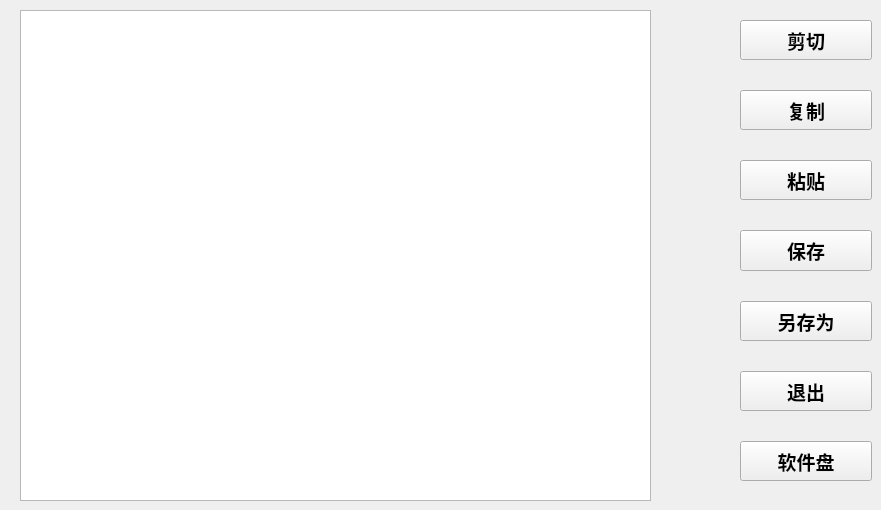
      <widget class="QWidget" name="prog_2">
       <widget class="QWidget" name="layoutWidget7">
        <property name="geometry">
         <rect>
          <x>740</x>
          <y>20</y>
          <width>132</width>
          <height>461</height>
         </rect>
        </property>
        <layout class="QVBoxLayout" name="progEditingLayout">
         <property name="spacing">
          <number>30</number>
         </property>
         <item>
          <widget class="QPushButton" name="editButton_1">
           <property name="sizePolicy">
            <sizepolicy hsizetype="Minimum" vsizetype="Expanding">
             <horstretch>0</horstretch>
             <verstretch>0</verstretch>
            </sizepolicy>
           </property>
           <property name="font">
            <font>
             <family>Ubuntu Mono</family>
             <pointsize>14</pointsize>
             <weight>75</weight>
             <bold>true</bold>
            </font>
           </property>
           <property name="styleSheet">
            <string notr="true"/>
           </property>
           <property name="text">
            <string>剪切</string>
           </property>
          </widget>
         </item>
         <item>
          <widget class="QPushButton" name="editButton_2">
           <property name="sizePolicy">
            <sizepolicy hsizetype="Minimum" vsizetype="Expanding">
             <horstretch>0</horstretch>
             <verstretch>0</verstretch>
            </sizepolicy>
           </property>
           <property name="font">
            <font>
             <family>Ubuntu Mono</family>
             <pointsize>14</pointsize>
             <weight>75</weight>
             <bold>true</bold>
            </font>
           </property>
           <property name="styleSheet">
            <string notr="true"/>
           </property>
           <property name="text">
            <string>复制</string>
           </property>
          </widget>
         </item>
         <item>
          <widget class="QPushButton" name="editButton_3">
           <property name="sizePolicy">
            <sizepolicy hsizetype="Minimum" vsizetype="Expanding">
             <horstretch>0</horstretch>
             <verstretch>0</verstretch>
            </sizepolicy>
           </property>
           <property name="font">
            <font>
             <family>Ubuntu Mono</family>
             <pointsize>14</pointsize>
             <weight>75</weight>
             <bold>true</bold>
            </font>
           </property>
           <property name="styleSheet">
            <string notr="true"/>
           </property>
           <property name="text">
            <string>粘贴</string>
           </property>
          </widget>
         </item>
         <item>
          <widget class="QPushButton" name="editButton_4">
           <property name="sizePolicy">
            <sizepolicy hsizetype="Minimum" vsizetype="Expanding">
             <horstretch>0</horstretch>
             <verstretch>0</verstretch>
            </sizepolicy>
           </property>
           <property name="font">
            <font>
             <family>Ubuntu Mono</family>
             <pointsize>14</pointsize>
             <weight>75</weight>
             <bold>true</bold>
            </font>
           </property>
           <property name="styleSheet">
            <string notr="true"/>
           </property>
           <property name="text">
            <string>保存</string>
           </property>
          </widget>
         </item>
         <item>
          <widget class="QPushButton" name="editButton_5">
           <property name="sizePolicy">
            <sizepolicy hsizetype="Minimum" vsizetype="Expanding">
             <horstretch>0</horstretch>
             <verstretch>0</verstretch>
            </sizepolicy>
           </property>
           <property name="font">
            <font>
             <family>Ubuntu Mono</family>
             <pointsize>14</pointsize>
             <weight>75</weight>
             <bold>true</bold>
            </font>
           </property>
           <property name="styleSheet">
            <string notr="true"/>
           </property>
           <property name="text">
            <string>另存为</string>
           </property>
          </widget>
         </item>
         <item>
          <widget class="QPushButton" name="editButton_6">
           <property name="sizePolicy">
            <sizepolicy hsizetype="Minimum" vsizetype="Expanding">
             <horstretch>0</horstretch>
             <verstretch>0</verstretch>
            </sizepolicy>
           </property>
           <property name="font">
            <font>
             <family>Ubuntu Mono</family>
             <pointsize>14</pointsize>
             <weight>75</weight>
             <bold>true</bold>
            </font>
           </property>
           <property name="styleSheet">
            <string notr="true"/>
           </property>
           <property name="text">
            <string>退出</string>
           </property>
          </widget>
         </item>
         <item>
          <widget class="QPushButton" name="editButton_7">
           <property name="sizePolicy">
            <sizepolicy hsizetype="Minimum" vsizetype="Expanding">
             <horstretch>0</horstretch>
             <verstretch>0</verstretch>
            </sizepolicy>
           </property>
           <property name="font">
            <font>
             <family>Ubuntu Mono</family>
             <pointsize>14</pointsize>
             <weight>75</weight>
             <bold>true</bold>
            </font>
           </property>
           <property name="styleSheet">
            <string notr="true"/>
           </property>
           <property name="text">
            <string>软件盘</string>
           </property>
          </widget>
         </item>
        </layout>
       </widget>
       <widget class="QPushButton" name="scrollup_3">
        <property name="geometry">
         <rect>
          <x>660</x>
          <y>20</y>
          <width>80</width>
          <height>80</height>
         </rect>
        </property>
        <property name="sizePolicy">
         <sizepolicy hsizetype="Minimum" vsizetype="Expanding">
          <horstretch>0</horstretch>
          <verstretch>0</verstretch>
         </sizepolicy>
        </property>
        <property name="focusPolicy">
         <enum>Qt::NoFocus</enum>
        </property>
        <property name="styleSheet">
         <string notr="true">border:none;background-color:transparent;</string>
        </property>
        <property name="icon">
         <iconset resource="images.qrc">
          <normaloff>:/images/arrowup.png</normaloff>:/images/arrowup.png</iconset>
        </property>
        <property name="iconSize">
         <size>
          <width>75</width>
          <height>75</height>
         </size>
        </property>
       </widget>
       <widget class="QPushButton" name="scrolldown_3">
        <property name="geometry">
         <rect>
          <x>660</x>
          <y>410</y>
          <width>80</width>
          <height>80</height>
         </rect>
        </property>
        <property name="sizePolicy">
         <sizepolicy hsizetype="Minimum" vsizetype="Expanding">
          <horstretch>0</horstretch>
          <verstretch>0</verstretch>
         </sizepolicy>
        </property>
        <property name="focusPolicy">
         <enum>Qt::NoFocus</enum>
        </property>
        <property name="styleSheet">
         <string notr="true">border:none;background-color:transparent;</string>
        </property>
        <property name="icon">
         <iconset resource="images.qrc">
          <normaloff>:/images/arrowdown.png</normaloff>:/images/arrowdown.png</iconset>
        </property>
        <property name="iconSize">
         <size>
          <width>75</width>
          <height>75</height>
         </size>
        </property>
       </widget>
       <widget class="QWidget" name="verticalLayoutWidget_3">
        <property name="geometry">
         <rect>
          <x>20</x>
          <y>10</y>
          <width>631</width>
          <height>491</height>
         </rect>
        </property>
        <layout class="QVBoxLayout" name="verticalLayout_6" stretch="6">
         <property name="spacing">
          <number>10</number>
         </property>
         <item>
          <widget class="QPlainTextEdit" name="progTextEdit">
           <property name="font">
            <font>
             <family>Ubuntu Mono</family>
             <pointsize>16</pointsize>
             <weight>75</weight>
             <bold>true</bold>
            </font>
           </property>
           <property name="verticalScrollBarPolicy">
            <enum>Qt::ScrollBarAlwaysOff</enum>
           </property>
           <property name="horizontalScrollBarPolicy">
            <enum>Qt::ScrollBarAlwaysOff</enum>
           </property>
          </widget>
         </item>
        </layout>
       </widget>
      </widget>
